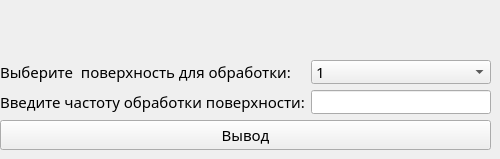
    <widget class="QWidget" name="tab_8">
     <attribute name="title">
      <string>Обработка детали</string>
     </attribute>
     <widget class="QWidget" name="layoutWidget_2">
      <property name="geometry">
       <rect>
        <x>0</x>
        <y>60</y>
        <width>491</width>
        <height>90</height>
       </rect>
      </property>
      <layout class="QVBoxLayout" name="verticalLayout_27">
       <item>
        <layout class="QHBoxLayout" name="horizontalLayout_10">
         <item>
          <layout class="QVBoxLayout" name="verticalLayout_28">
           <item>
            <widget class="QLabel" name="label_41">
             <property name="font">
              <font>
               <family>GOST type B</family>
               <pointsize>11</pointsize>
              </font>
             </property>
             <property name="text">
              <string>Выберите  поверхность для обработки:</string>
             </property>
            </widget>
           </item>
           <item>
            <widget class="QLabel" name="label_42">
             <property name="font">
              <font>
               <family>GOST type B</family>
               <pointsize>11</pointsize>
              </font>
             </property>
             <property name="text">
              <string>Введите частоту обработки поверхности:</string>
             </property>
            </widget>
           </item>
          </layout>
         </item>
         <item>
          <layout class="QVBoxLayout" name="verticalLayout_29">
           <item>
            <widget class="QComboBox" name="comboBox_8_1">
             <property name="font">
              <font>
               <family>GOST type B</family>
               <pointsize>11</pointsize>
              </font>
             </property>
             <item>
              <property name="text">
               <string>1</string>
              </property>
             </item>
             <item>
              <property name="text">
               <string>2</string>
              </property>
             </item>
             <item>
              <property name="text">
               <string>3</string>
              </property>
             </item>
             <item>
              <property name="text">
               <string>4</string>
              </property>
             </item>
             <item>
              <property name="text">
               <string>5</string>
              </property>
             </item>
             <item>
              <property name="text">
               <string>6</string>
              </property>
             </item>
            </widget>
           </item>
           <item>
            <widget class="QLineEdit" name="lineEdit_8_1">
             <property name="font">
              <font>
               <family>GOST type B</family>
               <pointsize>11</pointsize>
              </font>
             </property>
            </widget>
           </item>
          </layout>
         </item>
        </layout>
       </item>
       <item>
        <widget class="QPushButton" name="pushButton_8_1">
         <property name="font">
          <font>
           <family>GOST type B</family>
           <pointsize>11</pointsize>
          </font>
         </property>
         <property name="text">
          <string>Вывод</string>
         </property>
        </widget>
       </item>
      </layout>
     </widget>
    </widget>
